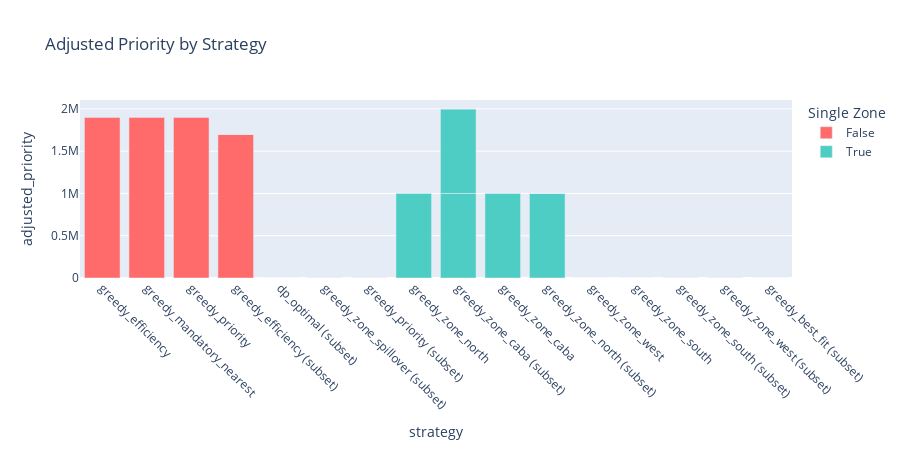

Notebook code for this chart:
### Code cell
# Bar chart: Adjusted priority per candidate
fig = px.bar(
    summary_df.sort_values("adjusted_priority", ascending=False),
    x="strategy",
    y="adjusted_priority",
    color="is_single_zone",
    title="Adjusted Priority by Strategy",
    color_discrete_map={True: "#4ECDC4", False: "#FF6B6B"},
    labels={"is_single_zone": "Single Zone"},
)
fig.update_layout(height=450, xaxis_tickangle=45)
fig.show()

### Figure 1 — Plotly figure (JSON) as saved in the notebook; plotly's stock layout.template omitted (floating-point values rounded to 4 significant figures)
{"data": [{"hovertemplate": "Single Zone=False<br>strategy=%{x}<br>adjusted_priority=%{y}<extra></extra>", "legendgroup": "False", "marker": {"color": "#FF6B6B", "pattern": {"shape": ""}}, "name": "False", "orientation": "v", "showlegend": true, "textposition": "auto", "type": "bar", "x": ["greedy_efficiency", "greedy_mandatory_nearest", "greedy_priority", "greedy_efficiency (subset)", "greedy_efficiency (subset)", "dp_optimal (subset)", "greedy_efficiency (subset)", "greedy_zone_spillover (subset)", "greedy_zone_spillover (subset)", "greedy_priority (subset)", "greedy_priority (subset)"], "xaxis": "x", "y": [1900000.0, 1900000.0, 1900000.0, 1700000.0, 406.1, 397.0, 380.4, 302.7, 270.6, 257.1, 250.0], "yaxis": "y"}, {"hovertemplate": "Single Zone=True<br>strategy=%{x}<br>adjusted_priority=%{y}<extra></extra>", "legendgroup": "True", "marker": {"color": "#4ECDC4", "pattern": {"shape": ""}}, "name": "True", "orientation": "v", "showlegend": true, "textposition": "auto", "type": "bar", "x": ["greedy_zone_north", "greedy_zone_caba (subset)", "greedy_zone_caba", "greedy_zone_north (subset)", "greedy_zone_caba (subset)", "greedy_zone_north (subset)", "greedy_zone_west", "greedy_zone_south", "greedy_zone_south (subset)", "greedy_zone_south (subset)", "greedy_zone_north (subset)", "greedy_zone_spillover (subset)", "greedy_zone_west (subset)", "greedy_zone_west (subset)", "greedy_zone_west (subset)", "greedy_zone_caba (subset)", "greedy_best_fit (subset)"], "xaxis": "x", "y": [1000000.0, 1000000.0, 1000000.0, 1000000.0, 1000000.0, 232.6, 225.9, 212.1, 204.5, 192.5, 188.4, 183.3, 167.9, 159.6, 158.7, 149.5, 63.56], "yaxis": "y"}], "layout": {"barmode": "relative", "height": 450, "legend": {"title": {"text": "Single Zone"}, "tracegroupgap": 0}, "title": {"text": "Adjusted Priority by Strategy"}, "xaxis": {"anchor": "y", "domain": [0, 1], "tickangle": 45, "title": {"text": "strategy"}}, "yaxis": {"anchor": "x", "domain": [0, 1], "title": {"text": "adjusted_priority"}}}}
